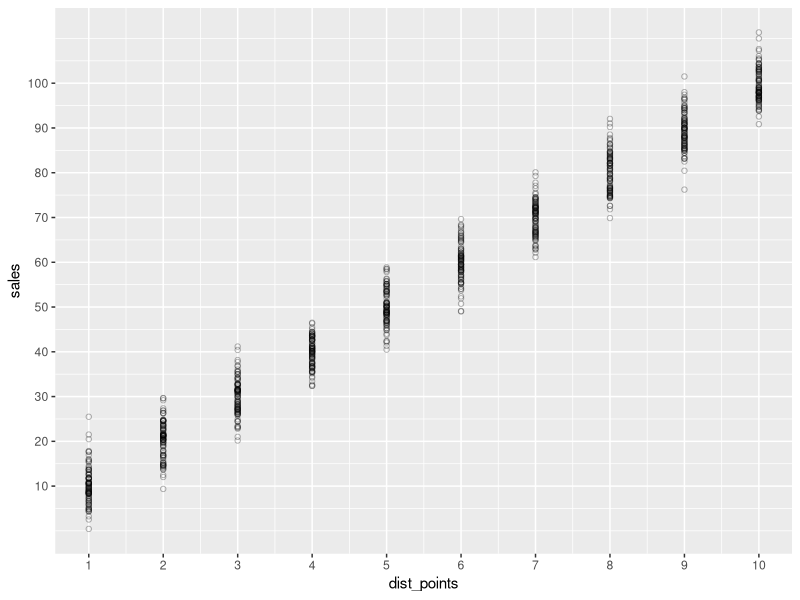
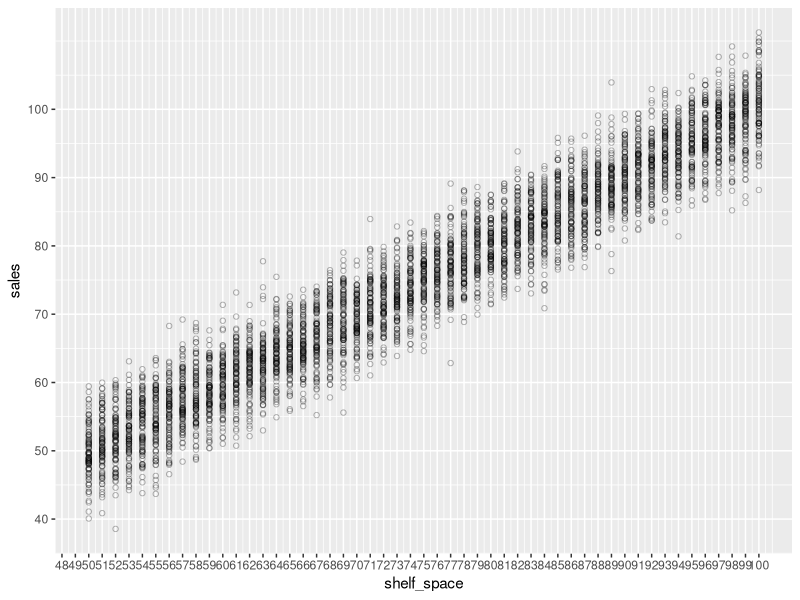

These charts were generated, in order, by the following R code: (Note: this script raises an error after producing the figures.)
# Setup -------------------------------------------------------------------------------------------------------


library(tidyverse)



# Initial input data -------------------------------------------------------------------------------------------------------
dist_points_k <- 10
dist_points_d <- 0
dist_points_sigma <- 4

df_distpoints <-
    data.frame(dist_points = rep(1:10, 100) ) %>% 
    mutate(sales = dist_points * dist_points_k + dist_points_d + rnorm(n(), mean = 0, sd = dist_points_sigma))

df_distpoints %>% 
    ggplot(aes(x = dist_points, y = sales)) +
    geom_point(shape = 1, alpha = 0.3) +
    scale_x_continuous(breaks = seq(1,10)) +
    scale_y_continuous(breaks = seq(10,100,10))



shelf_space_k <- 1
shelf_space_d <- 0
shelf_space_sigma <- 4

df_shelfspace <-
    data.frame(shelf_space = rep(50:100, 100) ) %>% # 50% until 100% 
    mutate(sales = shelf_space * shelf_space_k + shelf_space_d + rnorm(n(), mean = 0, sd = shelf_space_sigma))

df_shelfspace %>% 
    ggplot(aes(x = shelf_space, y = sales)) +
    geom_point(shape = 1, alpha = 0.3) +
    scale_x_continuous(breaks = seq(1,100)) +
    scale_y_continuous(breaks = seq(10,100,10))


# R squared
# refer to 011_simple_linear_regression.R



# Example 1 -------------------------------------------------------------------------------------------------------
# R squared vs adjusted R squared 

df_combinded_norandom <- 
    expand.grid(dist_points = rep(1:10, 10),
                shelf_space = rep(50:100, 10)
    ) %>% 
    mutate(sales = dist_points * dist_points_k + dist_points_d +
               shelf_space * shelf_space_k + shelf_space_d
    )

df_combinded_norandom %>% nrow
# 51000



## 1 parameter
# Expecation: R squared and adjusted R squared should be equal
lm_1param_distpoints <- lm(sales ~ dist_points, data = df_combinded_norandom)
summary(lm_1param_distpoints)
# Coefficients:
#     Estimate Std. Error t value Pr(>|t|)    
# (Intercept) 75.00000    0.14081   532.6   <2e-16 ***
#     dist_points 10.00000    0.02269   440.7   <2e-16 ***
#     ---
#     Signif. codes:  0 ‘***’ 0.001 ‘**’ 0.01 ‘*’ 0.05 ‘.’ 0.1 ‘ ’ 1
# 
# Residual standard error: 14.72 on 50998 degrees of freedom
# Multiple R-squared:  0.792,	Adjusted R-squared:  0.792 
# F-statistic: 1.942e+05 on 1 and 50998 DF,  p-value: < 2.2e-16


# Multiple R-squared:  0.792,	Adjusted R-squared:  0.792 -> equal !!!!!!!!!
# low p value !!!!



lm_1param_shelf_space <- lm(sales ~ shelf_space, data = df_combinded_norandom)
summary(lm_1param_shelf_space)
# Coefficients:
#     Estimate Std. Error t value Pr(>|t|)    
# (Intercept) 55.000000   0.660424   83.28   <2e-16 ***
#     shelf_space  1.000000   0.008641  115.73   <2e-16 ***
#     ---
#     Signif. codes:  0 ‘***’ 0.001 ‘**’ 0.01 ‘*’ 0.05 ‘.’ 0.1 ‘ ’ 1
# 
# Residual standard error: 28.72 on 50998 degrees of freedom
# Multiple R-squared:  0.208,	Adjusted R-squared:  0.208 
# F-statistic: 1.339e+04 on 1 and 50998 DF,  p-value: < 2.2e-16


# Multiple R-squared:  0.208,	Adjusted R-squared:  0.208  -> equal !!!!!!!!!
# low p value  !!!!



## Perfect fit!
lm_2param_norandom <- lm(sales ~ dist_points + shelf_space, data = df_combinded_norandom)
summary(lm_2param_norandom)
# Coefficients:
#     Estimate Std. Error    t value Pr(>|t|)    
# (Intercept) -2.714e-11  5.967e-13 -4.549e+01   <2e-16 ***
#     dist_points  1.000e+01  3.754e-14  2.664e+14   <2e-16 ***
#     shelf_space  1.000e+00  7.325e-15  1.365e+14   <2e-16 ***
#     ---
#     Signif. codes:  0 ‘***’ 0.001 ‘**’ 0.01 ‘*’ 0.05 ‘.’ 0.1 ‘ ’ 1
# 
# Residual standard error: 2.435e-11 on 50997 degrees of freedom
# Multiple R-squared:      1,	Adjusted R-squared:      1 
# F-statistic: 4.481e+28 on 2 and 50997 DF,  p-value: < 2.2e-16





df_combinded_modif <- 
    expand.grid(dist_points = rep(1:10, 1),
                shelf_space = rep(50:100, 1)
    ) %>% 
    mutate(                rand_x1 = runif(n()),
                           rand_x2 = runif(n()),
                           rand_x3 = runif(n()),
                           rand_x4 = runif(n()),
                           rand_x5 = runif(n()),
                           rand_x6 = runif(n()),
                           rand_x7 = runif(n()),
                           rand_x8 = runif(n()),
                           rand_x9 = runif(n()),
                           rand_x10 = runif(n())
                           ) %>% 
    mutate(sales = dist_points * dist_points_k + dist_points_d + rnorm(n(), mean = 0, sd = dist_points_sigma) +
               shelf_space * shelf_space_k + shelf_space_d + rnorm(n(), mean = 0, sd = shelf_space_sigma)
    )

df_combinded_modif %>% nrow
# 510


lm_12param <- lm(sales ~ ., data = df_combinded_modif)
summary(lm_12param)
# Coefficients:
#     Estimate Std. Error t value Pr(>|t|)    
# (Intercept) -1.666492   2.086430  -0.799    0.425    
# dist_points 10.020939   0.091482 109.540   <2e-16 ***
#     shelf_space  1.012533   0.017889  56.601   <2e-16 ***
#     rand_x1     -1.619556   0.913895  -1.772    0.077 .  
# rand_x2      0.081665   0.896940   0.091    0.927    
# rand_x3      0.008887   0.921198   0.010    0.992    
# rand_x4      0.104281   0.866666   0.120    0.904    
# rand_x5     -0.257795   0.917209  -0.281    0.779    
# rand_x6      1.400948   0.913762   1.533    0.126    
# rand_x7      0.820087   0.895443   0.916    0.360    
# rand_x8      0.564252   0.915456   0.616    0.538    
# rand_x9      0.003492   0.971189   0.004    0.997    
# rand_x10     0.297085   0.915243   0.325    0.746    
# ---
#     Signif. codes:  0 ‘***’ 0.001 ‘**’ 0.01 ‘*’ 0.05 ‘.’ 0.1 ‘ ’ 1
# 
# Residual standard error: 5.872 on 497 degrees of freedom
# Multiple R-squared:  0.969,	Adjusted R-squared:  0.9682 
# F-statistic:  1293 on 12 and 497 DF,  p-value: < 2.2e-16


# Multiple R-squared:  0.969,	Adjusted R-squared:  0.9682 !!!!!
# adjusted smaller than normal r squared!!!!!!!






df_combinded_modif %>% nrow
# 510




# Example 2 -------------------------------------------------------------------------------------------------------
# F score and p value



# only random parameters
# Expectation: low r squared, high p value

lm_rand_params <- lm(sales ~ rand_x1 + rand_x2 + rand_x3 + rand_x4 + rand_x5 +
                         rand_x6 + rand_x7 + rand_x8 + rand_x9 + rand_x10, data = df_combinded_modif)
summary(lm_rand_params)
# Multiple R-squared:  0.01804,	Adjusted R-squared:  -0.001635 
# F-statistic: 0.9169 on 10 and 499 DF,  p-value: 0.5171

# low r squared, high p value





# what hapens if one param is now contributing to the sales?
# Expecataion: higher r squared, significant p value 
lm_2contrib_rand_params <- lm(sales ~ dist_points + shelf_space + 
                         rand_x1 + rand_x2 + rand_x3 + rand_x4 + rand_x5 +
                         rand_x6 + rand_x7 + rand_x8 + rand_x9 + rand_x10, data = df_combinded_modif)
summary(lm_2contrib_rand_params)
# Multiple R-squared:  0.7689,	Adjusted R-squared:  0.7638 
# F-statistic: 150.7 on 11 and 498 DF,  p-value: < 2.2e-16
# higher r squared
# significant p value

lm_2contrib_rand_params <- lm(sales ~ dist_points + 
                                  rand_x1 + rand_x2 + rand_x3 + rand_x4 + rand_x5 +
                                  rand_x6 + rand_x7 + rand_x8 + rand_x9 + rand_x10, data = df_combinded_modif)
summary(lm_1contrib_rand_params)
# Multiple R-squared:  0.969,	Adjusted R-squared:  0.9682 
# F-statistic:  1293 on 12 and 497 DF,  p-value: < 2.2e-16

# higher r squared
# significant p value







